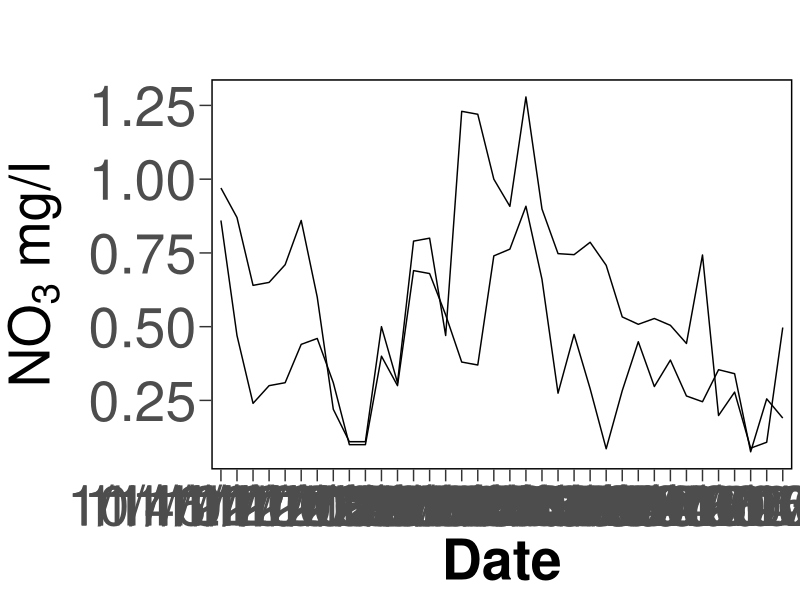
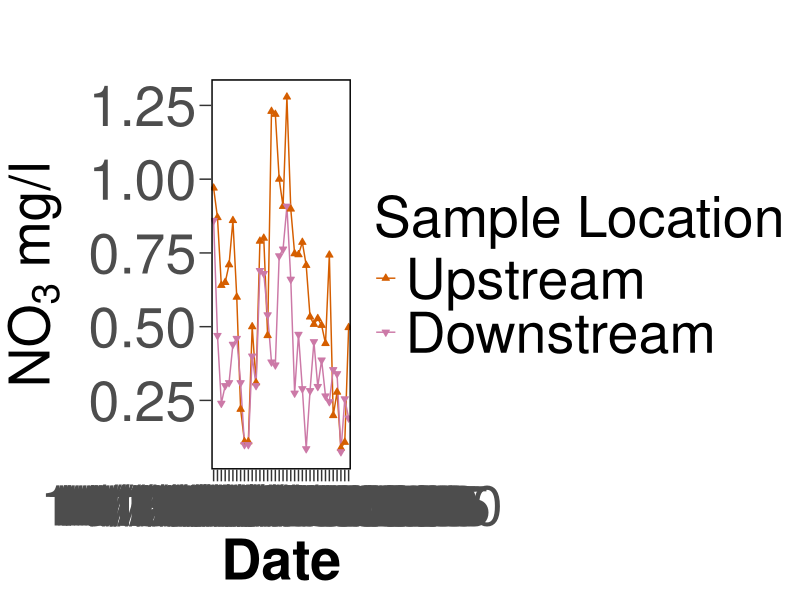

Write R code to recreate these figures, in order.
## ---- chunk 1
knitr::opts_chunk$set(echo = TRUE)
## ---- chunk 2
# Clear environment:
rm(list=ls())

#use to set working directory 
knitr::opts_knit$set(root.dir="~/GitHub/TownCreekWater/analyses")
## ---- chunk 3
require("tidyverse")
## ---- chunk 4
nitrate_up_down <- read.csv("../data/nitrate_up_down.csv")

nitrate_LONG <- read.csv("../data/nitrate_LongForm.csv")
## ---- chunk 5
# Make up or down a factor:
nitrate_LONG$Up_or_Down <- factor(nitrate_LONG$Up_or_Down, levels = c("Up", "Down"))

# Shorten date:

# Duplicate of nitrate_up_down for plotting:
nitrate_up_down2 <- nitrate_up_down
## ---- chunk 6
# From: http://www.cookbook-r.com/Graphs/Colors_(ggplot2)/

cbbPalette <- c("#000000", "#E69F00", "#56B4E9", "#009E73", "#F0E442", "#0072B2", "#D55E00", "#CC79A7")
## ---- chunk 7
plot.nitrate <- ggplot() +
                     #geom_line(aes(shape=Up_or_Down, color=Up_or_Down, fill = Up_or_Down), size = 5) +
  geom_line(data = nitrate_up_down, aes(x=Date, y=NO3.Up, group=1))+
  geom_line(data = nitrate_up_down2, aes(x=Date, y=NO3.Down, group=2))+
  #scale_color_manual(values=c("#D55E00","#CC79A7"), labels = c("Upstream", "Downstream"), name="Sample Location") +
 # scale_shape_manual(values = c(24, 25), labels = c("Upstream", "Downstream"), name = "Sample Location")+
  #scale_fill_manual(values = c("#D55E00","#CC79A7"), labels = c("Upstream", "Downstream"), name="Sample Location")+
  theme_bw() +
  #Remove plot grid lines
  theme(panel.grid.major = element_blank(), panel.grid.minor = element_blank()) + 
  #Set axis title and text properties, tick marks, and labels
  theme(text=element_text(size=40),axis.title=element_text(size=40,face="bold"),
          axis.text=element_text(size=40),  
          axis.title.y=element_text(margin=margin(r=10)),
          axis.title.x = element_text(margin = margin(r=10)),
          panel.border = element_rect(colour = "black",linewidth=1),strip.text = element_text(size = 40), legend.position="none", legend.title = element_text(size=40), legend.text=element_text(size=40)) + 
          theme(axis.ticks.length=unit(0.3,"cm")) + 
          labs(x = "Date", y = expression(paste("NO"[3]," mg/l")), title="") +
  theme(rect=element_rect(fill="transparent"))+
  theme(plot.background = element_rect(color=NA))
  
 
plot.nitrate

#ggsave("../figures/denit_Summer_BigFont.png", plot=plot.denit_ACET_Summer_BigFont, device="png", path=NULL, scale=1, width=17, height=10, dpi=900, limitsize=TRUE, bg="white")
## ---- chunk 8
plot.nitrate_2 <- ggplot(nitrate_LONG, aes(x=as.Date(Date), y=NO3, color=Up_or_Down)) +
  geom_line(aes(x=Date, y=NO3, color=Up_or_Down, group=Up_or_Down))+
  geom_point(aes(x=Date, y=NO3, color=Up_or_Down, shape=Up_or_Down, fill=Up_or_Down))+
  scale_color_manual(values=c("#D55E00","#CC79A7"), labels = c("Upstream", "Downstream"), name="Sample Location") +
  scale_shape_manual(values = c(24, 25), labels = c("Upstream", "Downstream"), name = "Sample Location")+
  scale_fill_manual(values = c("#D55E00","#CC79A7"), labels = c("Upstream", "Downstream"), name="Sample Location")+
  theme_bw() +
  #Remove plot grid lines
  theme(panel.grid.major = element_blank(), panel.grid.minor = element_blank()) + 
  #Set axis title and text properties, tick marks, and labels
  theme(text=element_text(size=40),axis.title=element_text(size=40,face="bold"),
          axis.text=element_text(size=40),  
          axis.title.y=element_text(margin=margin(r=10)),
          axis.title.x = element_text(margin = margin(r=10)),
          panel.border = element_rect(colour = "black",linewidth=1),strip.text = element_text(size = 40), legend.position="right", legend.title = element_text(size=40), legend.text=element_text(size=40)) + 
          theme(axis.ticks.length=unit(0.3,"cm")) + 
          labs(x = "Date", y = expression(paste("NO"[3]," mg/l")), title="") +
  theme(rect=element_rect(fill="transparent"))+
  theme(plot.background = element_rect(color=NA))
  
 
plot.nitrate_2

#ggsave("../figures/denit_Summer_BigFont.png", plot=plot.denit_ACET_Summer_BigFont, device="png", path=NULL, scale=1, width=17, height=10, dpi=900, limitsize=TRUE, bg="white")
